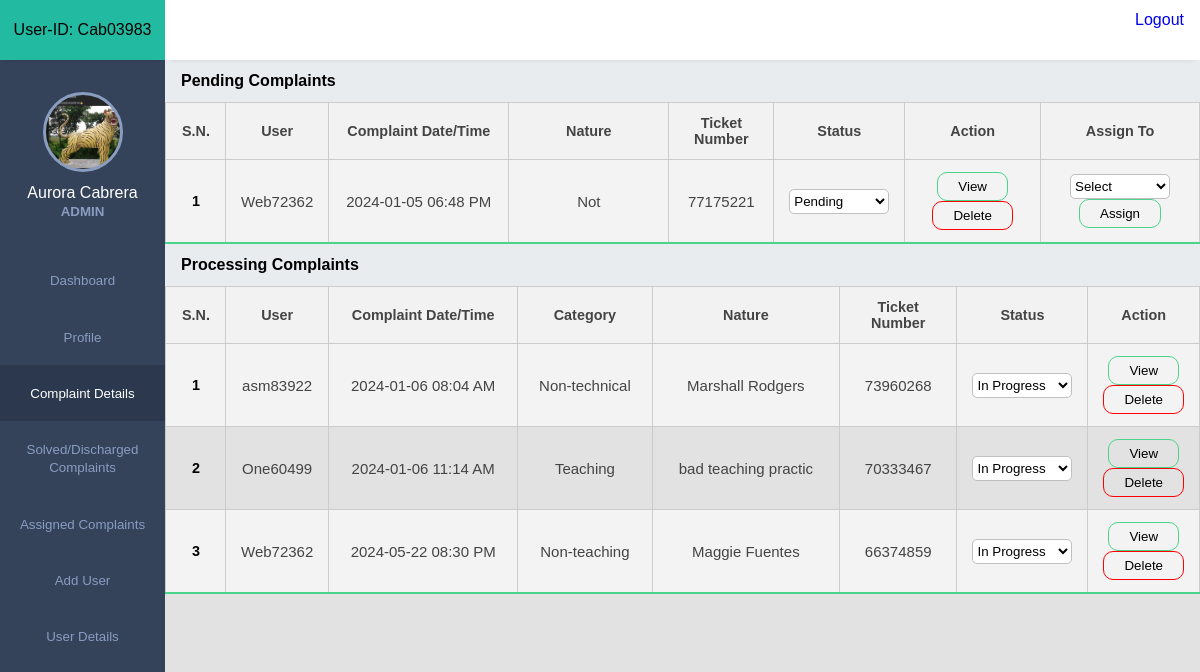
Page /dashboard/complaint_details.php (signed in) on the committed database.
### tables this page shows
CREATE TABLE `register` (
  `id` int(11) NOT NULL,
  `name` varchar(255) DEFAULT NULL,
  `email` varchar(50) NOT NULL,
  `phone` varchar(10) DEFAULT NULL,
  `dob` varchar(20) DEFAULT NULL,
  `password` varchar(50) DEFAULT NULL,
  `role` varchar(20) DEFAULT NULL,
  `registration_datetime` datetime DEFAULT current_timestamp(),
  `last_login_time` datetime DEFAULT NULL,
  `fake_user` varchar(8) DEFAULT NULL,
  `profile_image` varchar(255) DEFAULT NULL
);

CREATE TABLE `complain` (
  `id` int(11) NOT NULL,
  `category` varchar(50) DEFAULT NULL,
  `type` varchar(50) DEFAULT NULL,
  `department` varchar(50) DEFAULT NULL,
  `nature` varchar(50) DEFAULT NULL,
  `image` varchar(255) DEFAULT NULL,
  `complain_user` varchar(8) DEFAULT NULL,
  `complain_description` varchar(500) DEFAULT NULL,
  `complaint_datetime` datetime DEFAULT current_timestamp(),
  `complaint_ticket` varchar(8) NOT NULL,
  `status` enum('pending','in_progress','resolved','discharge') DEFAULT 'pending',
  `resolved_datetime` datetime DEFAULT NULL,
  `discharge_datetime` datetime DEFAULT NULL
);

### dashboard/complaint_details.php (the view, shortened to what this page needs)
<!DOCTYPE html>
<html lang="en">
<head>
    <link rel="stylesheet" href="../css/user.css">
    <link rel="stylesheet" href="../dashboard_a/style.css">
    <link rel="stylesheet"
        href="https://maxst.icons8.com/vue-static/landings/line-awesome/line-awesome/1.3.0/css/line-awesome.min.css">
</head>
<body>
    <?php include_once("../dashboard/admin_dash.php"); ?>
    <div class="main-content">
        <div class="containers">
            <div class="product-details">
                <div class="product-adding-form">
                    <ol class="breadcrumb mb-4">
                        <li class="breadcrumb-item active"><b>Pending Complaints</b></li>
                    </ol>
                </div>
            </div>
            <?php
                include_once('../connection/connection.php');
                $pendingQuery = "SELECT id, category, type, department, nature, image, complain_description, complaint_datetime, complain_user, complaint_ticket, status, discharge_datetime FROM complain WHERE status = 'pending' AND id NOT IN (SELECT complain_id FROM complaint_assignment)";
                $pendingExe = mysqli_query($con, $pendingQuery);
                ?>
            <table class="table">
                <thead>
                    <tr>
                        <th style="text-align: center;">S.N.</th>
                        <th style="text-align: center;">User</th>
                        <th style="text-align: center;">Complaint Date/Time</th>
                        <th style="text-align: center;">Nature</th>
                        <th style="text-align: center;">Ticket Number</th>
                        <th style="text-align: center;">Status</th>
                        <th style="text-align: center;">Action</th>
                        <th style="text-align: center;">Assign To</th>
                    </tr>
                </thead>
                <?php
                $serialNumber = 1;
                while ($row = mysqli_fetch_assoc($pendingExe)) {
                    ?>
                <tr class="view_com">
                    <td style="text-align: center; color:black; width:36px;"><?php echo $serialNumber; ?></td>
                    <td style="text-align: center; width:95px;"><?php echo $row['complain_user'] ?></td>
                    <td style=" text-align: center; width:180px;">
                        <?php echo date('Y-m-d h:i A', strtotime($row['complaint_datetime'])) ?></td>
                    <td style="text-align: center; width:160px;"><?php echo $row['nature'] ?></td>
                    <td style="text-align: center; width:105px;"><?php echo $row['complaint_ticket'] ?></td>
                    <td style="text-align: center; width: 86px;">
                        <select class="status-dropdown" data-complain-id="<?php echo $row['id']; ?>">
                            <option value="pending" <?php if ($row['status'] === 'pending') echo 'selected'; ?>>Pending
                            </option>
                        </select>
                    </td>
                    <td style="text-align:center;">
                        <button onclick="openPopup('<?php echo $row['complaint_ticket']; ?>')">
                            <i class="las la-eye"></i> View
                        </button>
                        <button onclick="deleteComplaint(<?php echo $row['id']; ?>)"
                            style="background-color: transparent; border: 1px solid red;"
                            onmouseover="this.style.backgroundColor='red';"
                            onmouseout="this.style.backgroundColor='transparent';">
                            Delete
                        </button>
                    </td>
                    <td style="text-align: center;">
                        <select class="assign-to-dropdown">
                            <option>Select</option>
                        </select>
                        <button onclick="assignComplaint(this, <?php echo $row['id']; ?>)">
                            Assign
                        </button>
                    </td>
                </tr>
                <?php
                    $serialNumber++;
                }
                ?>
            </table>
            <div class="product-details">
                <div class="product-adding-form">
                    <ol class="breadcrumb mb-4">
                        <li class="breadcrumb-item active"><b>Processing Complaints</b></li>
                    </ol>
                </div>
            </div>
            <?php
include_once('../connection/connection.php');
                $processQuery = "SELECT id, category, type, department, nature, image, complain_description, complaint_datetime,complaint_ticket, complain_user, status, resolved_datetime FROM complain WHERE status = 'in_progress' AND id NOT IN (SELECT complain_id FROM complaint_assignment WHERE status IN ('pending', 'in_progress'))";
                $processExe = mysqli_query($con, $processQuery);
                ?>
            <table class="table">
                <thead>
                    <tr>
                        <th style="text-align: center;">S.N.</th>
                        <th style="text-align: center;">User</th>
                        <th style="text-align: center;">Complaint Date/Time</th>
                        <th style="text-align: center;">Category</th>
                        <th style="text-align: center;">Nature</th>
                        <th style="text-align: center;">Ticket Number</th>
                        <th style="text-align: center;">Status</th>
                        <th style="text-align: center;">Action</th>
                    </tr>
                </thead>
                <?php
                $serialNumber = 1;
                while ($row = mysqli_fetch_assoc($processExe)) {
                    ?>
                <tr class="view_com">
                    <td style="text-align: center; color:black; width:50px;"><?php echo $serialNumber; ?></td>
                    <td style="text-align: center; width:100px;"><?php echo $row['complain_user'] ?></td>
                    <td style=" text-align: center; width:200px;">
                        <?php echo date('Y-m-d h:i A', strtotime($row['complaint_datetime'])) ?></td>
                    <td style="text-align: center; width:140px;"><?php echo $row['category'] ?></td>
                    <td style="text-align: center; width:200px;"><?php echo $row['nature'] ?></td>
                    <td style="text-align: center; width:120px;"><?php echo $row['complaint_ticket'] ?></td>
                    <td style="width:90px;">
                        <select class="status-dropdown" data-complain-id="<?php echo $row['id']; ?>">
                            <option value="in_progress" <?php if ($row['status'] === 'in_progress') echo 'selected'; ?>>
                                In Progress</option>
                        </select>
                    </td>
                    <td style="text-align: center;">
                        <button onclick="openPopup('<?php echo $row['complaint_ticket']; ?>')">
                            <i class="las la-eye"></i> View
                        </button>
                        <button onclick="deleteComplaint(<?php echo $row['id']; ?>)"
                            style="background-color: transparent; border: 1px solid red;"
                            onmouseover="this.style.backgroundColor='red';"
                            onmouseout="this.style.backgroundColor='transparent';">
                            Delete
                        </button>
                    </td>
                </tr>
                <?php
                    $serialNumber++;
                }
                ?>
            </table>
        </div>
    </div>
</body>
</html>

### dashboard/admin_dash.php (shortened to what this page needs)
<!DOCTYPE html>
<html lang="en">
<head>
    <link rel="stylesheet" href="style.css">
    <link rel="stylesheet"
        href="https://maxst.icons8.com/vue-static/landings/line-awesome/line-awesome/1.3.0/css/line-awesome.min.css">
</head>
<body>
    <?php
    include_once('../connection/connection.php');
    $userId = $_SESSION['user_id'];
    $selectQuery = "SELECT fake_user FROM register WHERE id = '$userId'";
    $selectExe = mysqli_query($con, $selectQuery);
    $row = mysqli_fetch_assoc($selectExe);
    if (isset($_SESSION['user_name'])) {
        $userName = $_SESSION['user_name'];
        $userType = $_SESSION['role'];
    } else {
        header("Location: ../login/login.php");
        exit();
    }
    ?>
    <div class="sidebar">
        <div class="side-header">
            <p><span>User-ID: <?php echo $row['fake_user']; ?></span></p>
        </div>
        <div class="side-content">
            <div class="profile">
                <?php
    if (isset($_SESSION['fake_user'])) {
        $fakeUserID = $_SESSION['fake_user'];
        $selectQuery = "SELECT id, name, fake_user, profile_image, last_login_time FROM register WHERE fake_user = '$fakeUserID'";
        $selectExe = mysqli_query($con, $selectQuery);
        if (mysqli_num_rows($selectExe) > 0) {
            $row = mysqli_fetch_assoc($selectExe);
            $img = $row['profile_image'];
            $userName = $row['name'];
            if ($img && file_exists('../photoes/' . $img)) {
                $profileImageURL = '../photoes/' . $img;
            } else {
                $profileImageURL = '../photoes/user.png';
            }
        } else {
            echo "No user found with the specified fake_user ID.";
        }
    } else {
        echo "Session 'fake_user' variable not set or session not started.";
    }
    ?>
                <div class="profile-img bg-img" style="background-image: url('<?php echo $profileImageURL; ?>');"></div>
                <h4><?php echo $userName; ?></h4>
                <small style="text-transform: uppercase"><?php echo $userType; ?></small>
            </div>
            <div class="side-menu">
                <ul>
                    <li>
                        <a href="../dashboard/content.php">
                            <small>Dashboard</small>
                        </a>
                    </li>
                    <li>
                        <a href="../profile/profile_setting.php">
                            <small>Profile</small>
                        </a>
                    </li>
                    <li>
                        <a href="../dashboard/complaint_details.php">
                            <small>Complaint Details</small>
                        </a>
                    </li>
                    <li>
                        <a href="../dashboard/solved_comp.php">
                            <small>Solved/Discharged Complaints</small>
                        </a>
                    </li>
                    <li>
                        <a href="../dashboard/assigned_comp.php">
                            <small>Assigned Complaints</small>
                        </a>
                    </li>
                    <li>
                        <a href="../dashboard/adduser.php">
                            <small>Add User</small>
                        </a>
                    </li>
                    <li>
                        <a href="../dashboard/userdetails.php">
                            <small>User Details</small>
                        </a>
                    </li>
                </ul>
            </div>
        </div>
    </div>
    <div class="main-content">
        <header>
            <div class="header-content">
                    <div class="user">
                        <div class="bg-img" style="background-image: url(img/1.jpeg)"></div>
                        <a href="../login/logout.php" style="text-decoration: none;">
                            <span style="font-size:16px">Logout</span></a>
                    </div>
                </div>
            </div>
</body>
</html>

### rows in the picture
register: fake_user "Cab03983", profile_image (picture), name "Aurora Cabrera"
complain: complain_user "Web72362", complaint_datetime "2024-01-05 06:48 PM", nature "Not", complaint_ticket "77175221", status+id "Pending"
complain: complain_user "asm83922", complaint_datetime "2024-01-06 08:04 AM", category "Non-technical", nature "Marshall Rodgers", complaint_ticket "73960268", status+id "In Progress"
complain: complain_user "One60499", complaint_datetime "2024-01-06 11:14 AM", category "Teaching", nature "bad teaching practic", complaint_ticket "70333467", status+id "In Progress"
complain: complain_user "Web72362", complaint_datetime "2024-05-22 08:30 PM", category "Non-teaching", nature "Maggie Fuentes", complaint_ticket "66374859", status+id "In Progress"

### other values in the picture
$userType "ADMIN"
